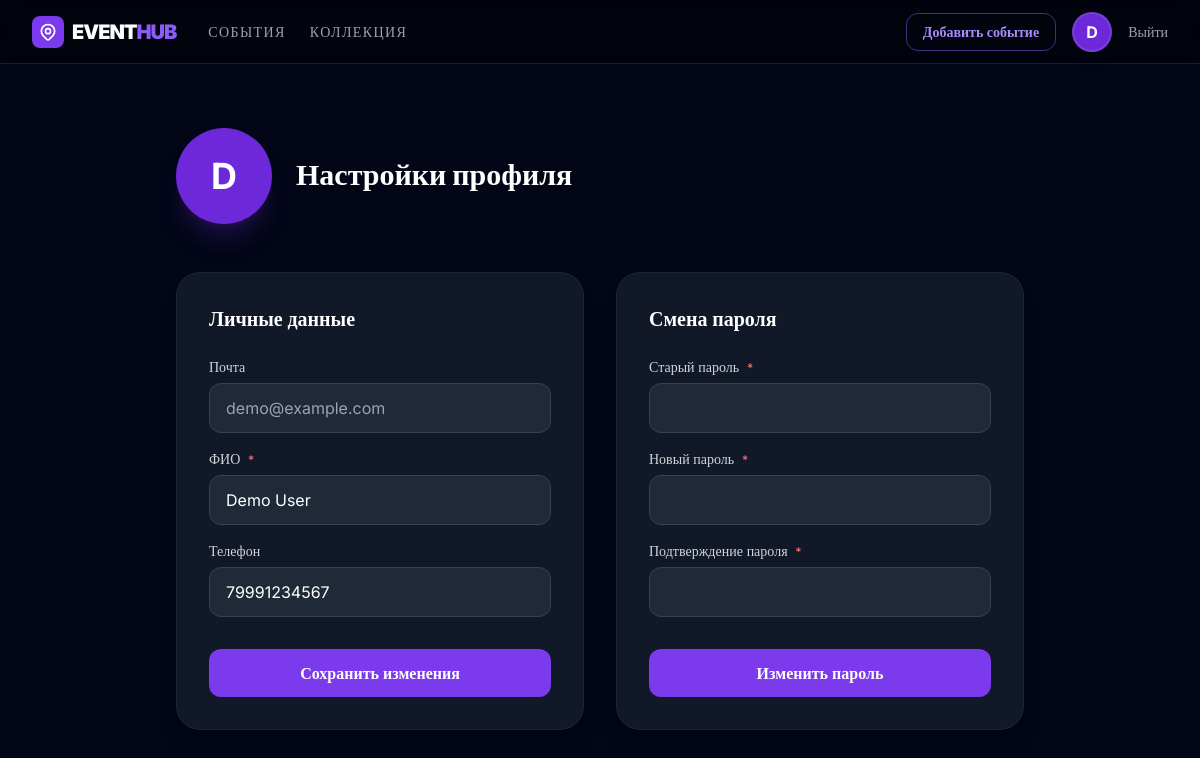
Page /event/profile (signed in) on the earlier database version.
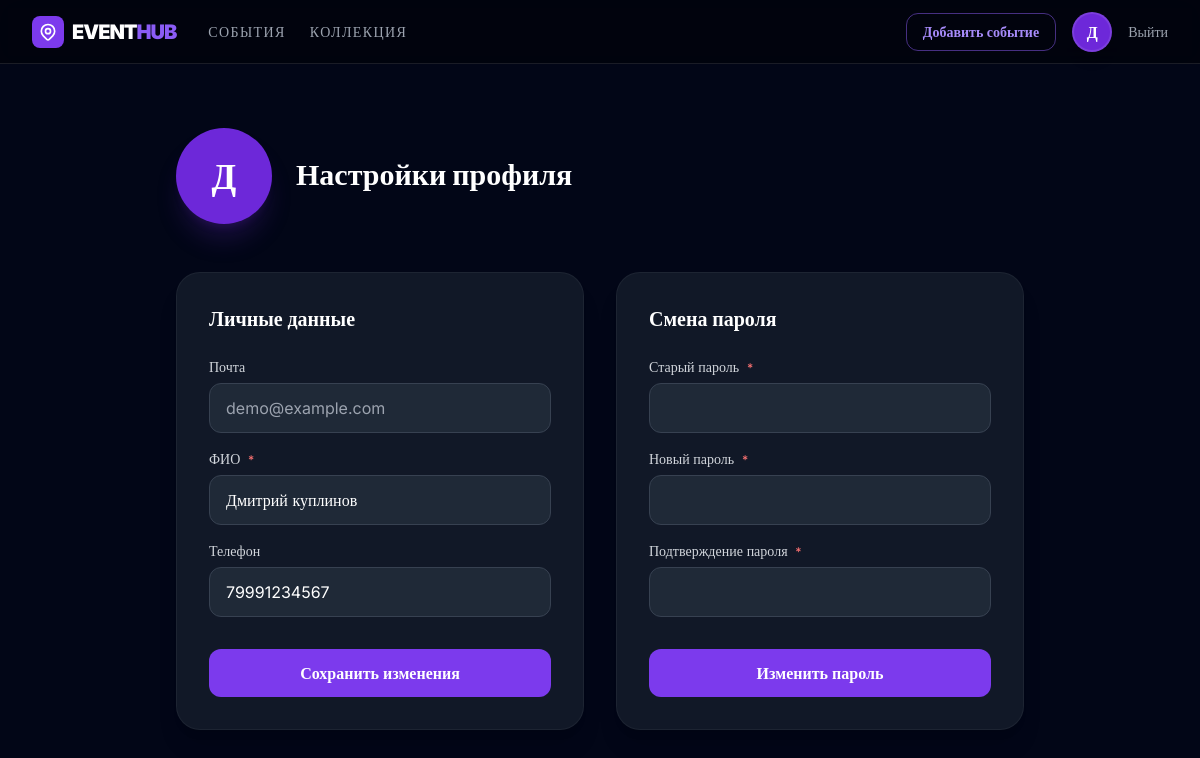
Same page on the later database version.
### flaskr/models.py (models this page shows, shortened)
class User(Base):
    __tablename__ = 'users'
    id = Column(Integer, primary_key=True)
    fullname = Column(String(100), unique=False)
    email = Column(String(120), unique=True)
    phone = Column(String(50), unique=True)
    password_hash = Column(String(255), unique=False)
    events = relationship("Event", back_populates="author")
    favorite = relationship("Favorite", back_populates="user")

### flaskr/event.py (the view)
@bp.route("/profile", methods=["GET", "POST"])
@login_required
def profile():
    current_user = get_current_user()
    profile_form = ProfileForm(obj=current_user, user=current_user)
    change_password_form = ChangePasswordForm(user=current_user)
    if profile_form.submit_profile.data and profile_form.validate():
        current_user.fullname = profile_form.fullname.data
        current_user.phone = profile_form.phone.data
        db_session.commit()
        return redirect(url_for("event.profile"))
    if change_password_form.submit_password.data and change_password_form.validate():
        current_user.set_password(change_password_form.new_password.data)
        db_session.commit()
        return redirect(url_for("event.profile"))
    return render_template("event/profile.html", profile_form=profile_form, change_password_form=change_password_form)

### flaskr/forms.py (shortened to what this page needs)
class ProfileForm(FlaskForm):
    fullname = StringField('ФИО', validators=[
        validators.DataRequired(message="ФИО обязательно"),
        validators.Length(min=4, max=50, message="Длина поля должна быть от 4 до 50 символов")
    ])
    phone = StringField('Телефон', validators=[
        validators.Length(min=10, max=15, message="Длина поля должна быть от 6 до 15 символов"),
        validators.Regexp('^(\+7|7|8)?\d{10}$', message="Неверный синтаксис номера, введите российский стандарт")
    ])
    submit_profile = SubmitField('Сохранить изменения')
    def __init__(self, user=None, *args, **kwargs):
        self.user = user
        super().__init__(*args, **kwargs)

### flaskr/auth.py (called while the page is built)
def login_required(view):
    @functools.wraps(view)
    def wrapped_view(*args, **kwargs):
        if not session.get("logged_in"):
            return redirect(url_for("auth.login"))
        return view(*args, **kwargs)
    return wrapped_view

def get_current_user() -> User | None:
    user_id = session.get("user_id")
    if user_id:
        return db_session.query(User).get(user_id)
    return None

### flaskr/db.py (called while the page is built)
def shutdown_session(exception=None):
    db_session.remove()

### flaskr/templates/event/profile.html (shortened to what this page needs)
{% extends "base.html" %}
{% block content %}
<section class="max-w-4xl mx-auto px-6 py-12 pt-32">
  <div class="flex items-center gap-6 mb-12">
    <div id="avatarBig" class="w-24 h-24 rounded-full bg-violet-700 flex items-center justify-center text-4xl font-bold text-white shadow-xl shadow-violet-900/30">
      {{ user.fullname[0] }}
    </div>
    <div>
      <h1 class="text-3xl font-black text-white mb-1">Настройки профиля</h1>
    </div>
  </div>
  <div class="grid grid-cols-1 md:grid-cols-2 gap-8 pb-20">
    <div class="bg-gray-900 rounded-3xl p-8 border border-white/5 shadow-xl">
      <h2 class="text-xl font-bold text-white mb-6">Личные данные</h2>
      {% from "macros/_formhelpers.html" import render_field %}
      <form id="profile_form" method="POST" class="space-y-4">
        <div>
          <label class="block text-sm font-medium text-gray-300 mb-1.5">Почта</label>
          <input type="text" name="email" value="{{ user.email }}" disabled class="w-full bg-gray-800 border border-gray-700 rounded-xl px-4 py-3 text-gray-400 focus:border-violet-500 focus:ring-1 focus:ring-violet-500 outline-none transition">
        </div>
        <div>
          {{ render_field(profile_form.fullname, type="text", required=False) }}
        </div>
        <div>
          {{ render_field(profile_form.phone, type="phone", required=False) }}
        </div>
        {{ profile_form.submit_profile(class="w-full bg-violet-600 hover:bg-violet-500 text-white font-semibold rounded-xl py-3 mt-4 transition") }}
      </form>
    </div>
    <div class="bg-gray-900 rounded-3xl p-8 border border-white/5 shadow-xl">
      <h2 class="text-xl font-bold text-white mb-6">Смена пароля</h2>
      <form id="password_form" method="POST" class="space-y-4">
        <div>
          {{ render_field(change_password_form.old_password, type="password", required=True) }}
        </div>
        <div>
          {{ render_field(change_password_form.new_password, type="password", required=True) }}
        </div>
        <div>
          {{ render_field(change_password_form.confirm_password, type="password", required=True) }}
        </div>
        {{ change_password_form.submit_password(class="w-full bg-violet-600 hover:bg-violet-500 text-white font-semibold rounded-xl py-3 mt-4 transition") }}
      </form>
    </div>
  </div>
</section>
{% endblock %}

### flaskr/templates/navbar.html (shortened to what this page needs)
<nav class="h-16 flex items-center justify-between px-8 border-b border-white/10 bg-black/40 backdrop-blur-md shrink-0 fixed top-0 inset-x-0 z-50">
  <div class="flex items-center gap-8 w-full max-w-7xl mx-auto">
    <div class="flex items-center gap-2">
      <a href="{{ url_for('event.index') }}" class="flex items-center gap-2">
        <div class="w-8 h-8 bg-violet-600 rounded-lg flex items-center justify-center">
        </div>
        <span class="text-xl font-black tracking-tighter text-white">EVENT<span class="text-violet-500">HUB</span></span>
      </a>
    </div>
    <div class="hidden md:flex gap-6 text-sm font-medium text-gray-400 uppercase tracking-widest flex-1">
      <a href="{{ url_for('event.index') }}" class="{% if request.endpoint == 'event.index' %}text-white border-b-2 border-violet-500 pb-1{% else %}hover:text-white transition{% endif %}">События</a>
      <a href="{{ url_for('event.collection') }}" class="{% if request.endpoint == 'event.collection' %}text-white border-b-2 border-violet-500 pb-1{% else %}hover:text-white transition{% endif %}">Коллекция</a>
    </div>
    <div class="flex items-center gap-4">
      <a href="{{ url_for('event.add_event') }}" class="px-4 py-2 text-sm font-semibold text-violet-400 border border-violet-500/50 rounded-xl hover:bg-violet-500/10 transition whitespace-nowrap hidden sm:block">Добавить событие</a>
      {% if user %}
          <a href="{{ url_for('event.profile') }}" class="hover:opacity-80 transition group">
            <div class="w-10 h-10 rounded-full bg-violet-700 flex items-center justify-center font-bold border-2 border-white/10 text-white shadow-lg group-hover:shadow-violet-900/50 transition-all">
              {{ user.fullname[0] }}
            </div>
          </a>
          <a href="{{ url_for('auth.logout') }}" class="text-sm text-gray-400 hover:text-white transition font-medium">Выйти</a>
      {% else %}
      <a href="{{ url_for('event.add_event') }}" class="px-4 py-2 text-sm font-semibold text-violet-400 border border-violet-500/50 rounded-xl hover:bg-violet-500/10 transition whitespace-nowrap hidden sm:block">Авторизоваться</a>
      {% endif %}
    </div>
  </div>
</nav>

### flaskr/templates/macros/_formhelpers.html (shortened to what this page needs)
{% macro render_field(field, placeholder='', type='text', required=False, rows=3) %}
    {% set errors = field.errors if field.errors else [] %}
    {% set has_error = errors|length > 0 %}
    <div class="mb-4">
        <label for="{{ field.id }}" class="block text-sm font-medium {% if has_error %}text-red-400{% else %}text-gray-300{% endif %} mb-1.5">
            {{ field.label.text }}
            {% if required or field.flags.required %}
                <span class="text-red-400 text-xs ml-1">*</span>
            {% endif %}
        </label>
        {% if type == 'textarea' %}
            <textarea name="{{ field.name }}"
                      id="{{ field.id }}"
                      {% if required or field.flags.required %}required{% endif %}
                      {% if placeholder %}placeholder="{{ placeholder }}"{% endif %}
                      rows="{{ rows }}"
                      class="w-full bg-gray-800 border {% if has_error %}border-red-500 focus:border-red-500 ring-red-500{% else %}border-gray-700 focus:border-violet-500{% endif %} rounded-xl px-4 py-3 text-white placeholder-gray-500 focus:ring-1 focus:outline-none transition"
            >{{ field.data or '' }}</textarea>
        {% else %}
            <input type="{{ type }}"
                   name="{{ field.name }}"
                   id="{{ field.id }}"
                   value="{{ field._value() }}"
                   {% if required or field.flags.required %}required{% endif %}
                   class="w-full bg-gray-800 border {% if has_error %}border-red-500 focus:border-red-500 ring-red-500{% else %}border-gray-700 focus:border-violet-500{% endif %} rounded-xl px-4 py-3 text-white placeholder-gray-500 focus:ring-1 focus:ring-violet-500 outline-none transition">
        {% endif %}
    </div>
{% endmacro %}

Differences in the rows shown:
changed User "demo@example.com": fullname "D" → "Д"; fullname "Demo User" → "Дмитрий куплинов"
